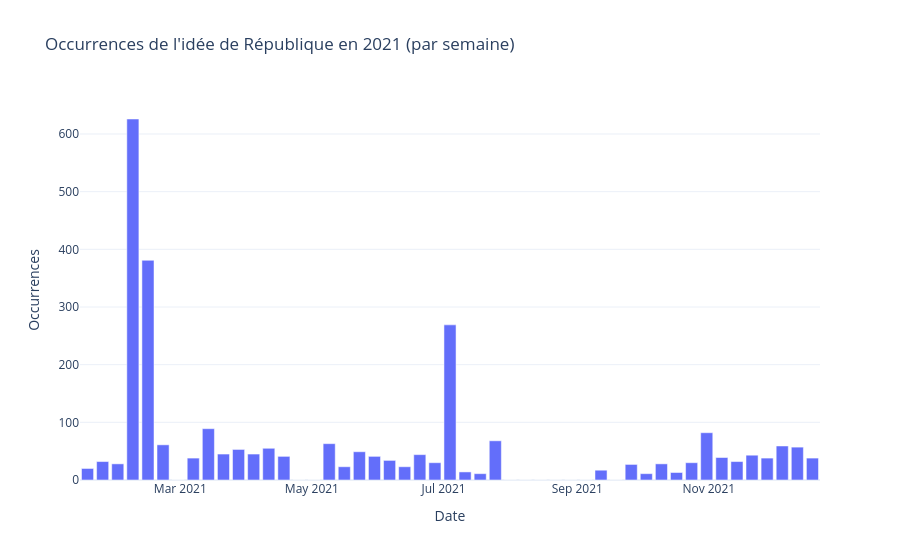

Here is the notebook cell this chart was saved with:
### Code cell
# Choisir une année
annee = 2021

# Filtrer le DataFrame sur l'année choisie
df_annee = df[df["dateSeance_day"].dt.year == annee]

# Resampler par semaine uniquement pour cette année
df_weekly = df_annee.resample("W", on="dateSeance_day").size().reset_index()

# Tracer le graphique
fig_time = px.bar(
    df_weekly,
    x="dateSeance_day",
    y=0,
    title=f"Occurrences de l'idée de République en {annee} (par semaine)",
    labels={"dateSeance_day": "Date", "0": "Occurrences"},
    template="plotly_white",
)

fig_time.update_layout(showlegend=False)

fig_time.show()

### Figure 1 — Plotly figure (JSON) as saved in the notebook; plotly's stock layout.template omitted (floating-point values rounded to 4 significant figures)
{"data": [{"alignmentgroup": "True", "hovertemplate": "Date=%{x}<br>Occurrences=%{y}<extra></extra>", "legendgroup": "", "marker": {"color": "#636efa", "pattern": {"shape": ""}}, "name": "", "offsetgroup": "", "orientation": "v", "showlegend": false, "textposition": "auto", "type": "bar", "x": ["2021-01-17T00:00:00", "2021-01-24T00:00:00", "2021-01-31T00:00:00", "2021-02-07T00:00:00", "2021-02-14T00:00:00", "2021-02-21T00:00:00", "2021-02-28T00:00:00", "2021-03-07T00:00:00", "2021-03-14T00:00:00", "2021-03-21T00:00:00", "2021-03-28T00:00:00", "2021-04-04T00:00:00", "2021-04-11T00:00:00", "2021-04-18T00:00:00", "2021-04-25T00:00:00", "2021-05-02T00:00:00", "2021-05-09T00:00:00", "2021-05-16T00:00:00", "2021-05-23T00:00:00", "2021-05-30T00:00:00", "2021-06-06T00:00:00", "2021-06-13T00:00:00", "2021-06-20T00:00:00", "2021-06-27T00:00:00", "2021-07-04T00:00:00", "2021-07-11T00:00:00", "2021-07-18T00:00:00", "2021-07-25T00:00:00", "2021-08-01T00:00:00", "2021-08-08T00:00:00", "2021-08-15T00:00:00", "2021-08-22T00:00:00", "2021-08-29T00:00:00", "2021-09-05T00:00:00", "2021-09-12T00:00:00", "2021-09-19T00:00:00", "2021-09-26T00:00:00", "2021-10-03T00:00:00", "2021-10-10T00:00:00", "2021-10-17T00:00:00", "2021-10-24T00:00:00", "2021-10-31T00:00:00", "2021-11-07T00:00:00", "2021-11-14T00:00:00", "2021-11-21T00:00:00", "2021-11-28T00:00:00", "2021-12-05T00:00:00", "2021-12-12T00:00:00", "2021-12-19T00:00:00"], "xaxis": "x", "y": [20, 32, 28, 626, 381, 61, 0, 38, 89, 45, 53, 45, 55, 41, 0, 0, 63, 23, 49, 41, 34, 23, 44, 30, 269, 14, 11, 68, 0, 0, 0, 0, 0, 0, 17, 0, 27, 11, 28, 13, 30, 82, 39, 32, 43, 38, 59, 57, 38], "yaxis": "y"}], "layout": {"barmode": "relative", "legend": {"tracegroupgap": 0}, "showlegend": false, "title": {"text": "Occurrences de l'idée de République en 2021 (par semaine)"}, "xaxis": {"anchor": "y", "domain": [0, 1], "title": {"text": "Date"}}, "yaxis": {"anchor": "x", "domain": [0, 1], "title": {"text": "Occurrences"}}}}
